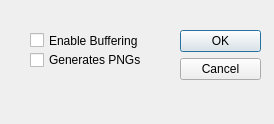
<?xml version="1.0" encoding="UTF-8"?>
<ui version="4.0">
 <class>Dialog</class>
 <widget class="QDialog" name="Dialog">
  <property name="geometry">
   <rect>
    <x>0</x>
    <y>0</y>
    <width>274</width>
    <height>124</height>
   </rect>
  </property>
  <property name="windowTitle">
   <string>Dialog</string>
  </property>
  <widget class="QDialogButtonBox" name="buttonBox">
   <property name="geometry">
    <rect>
     <x>180</x>
     <y>30</y>
     <width>81</width>
     <height>241</height>
    </rect>
   </property>
   <property name="orientation">
    <enum>Qt::Vertical</enum>
   </property>
   <property name="standardButtons">
    <set>QDialogButtonBox::Cancel|QDialogButtonBox::Ok</set>
   </property>
  </widget>
  <widget class="QCheckBox" name="buffer_chkbox">
   <property name="geometry">
    <rect>
     <x>30</x>
     <y>30</y>
     <width>191</width>
     <height>21</height>
    </rect>
   </property>
   <property name="text">
    <string>Enable Buffering</string>
   </property>
  </widget>
  <widget class="QCheckBox" name="png_chkbox">
   <property name="geometry">
    <rect>
     <x>30</x>
     <y>50</y>
     <width>151</width>
     <height>20</height>
    </rect>
   </property>
   <property name="text">
    <string>Generates PNGs</string>
   </property>
  </widget>
 </widget>
 <resources/>
 <connections>
  <connection>
   <sender>buttonBox</sender>
   <signal>accepted()</signal>
   <receiver>Dialog</receiver>
   <slot>accept()</slot>
   <hints>
    <hint type="sourcelabel">
     <x>248</x>
     <y>254</y>
    </hint>
    <hint type="destinationlabel">
     <x>157</x>
     <y>274</y>
    </hint>
   </hints>
  </connection>
  <connection>
   <sender>buttonBox</sender>
   <signal>rejected()</signal>
   <receiver>Dialog</receiver>
   <slot>reject()</slot>
   <hints>
    <hint type="sourcelabel">
     <x>316</x>
     <y>260</y>
    </hint>
    <hint type="destinationlabel">
     <x>286</x>
     <y>274</y>
    </hint>
   </hints>
  </connection>
 </connections>
</ui>
